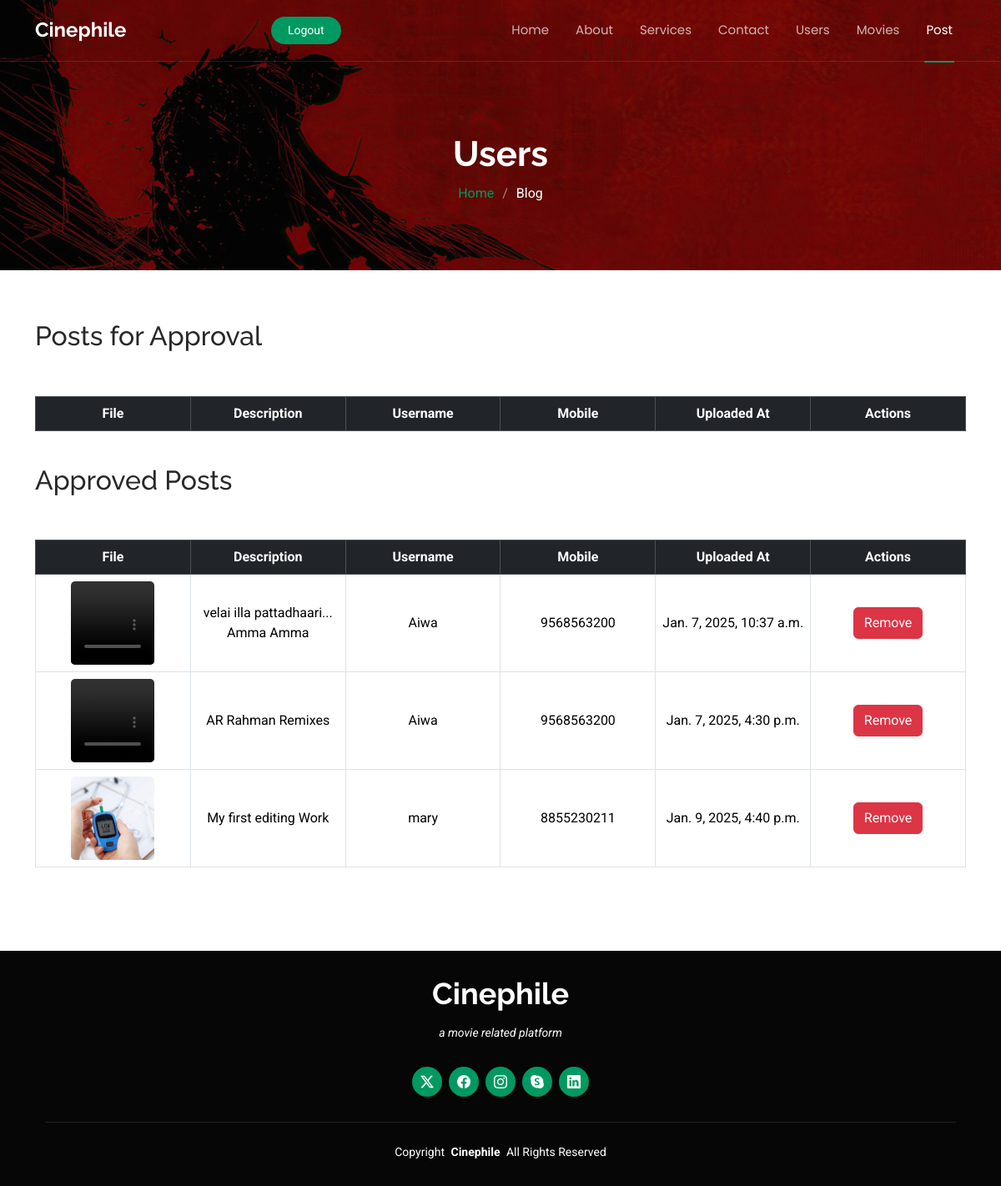
Screenshot of /post_approval/ (signed in) with the database file from the repository.
### cinephile/models.py (models this page shows, shortened)
class AspirantPosts(models.Model):
    user = models.ForeignKey(User, on_delete=models.CASCADE)
    description = models.TextField()
    file = models.FileField()
    uploaded_at = models.DateTimeField(auto_now_add=True)
    verification = models.BooleanField(default=False)
    def get_file_type(self):
        extension = self.file.name.split('.')[-1].lower()
        if extension in ['jpg', 'jpeg', 'png', 'gif']:
            return 'image'
        elif extension in ['mp4', 'avi', 'mov']:
            return 'video'
        elif extension in ['doc', 'docx', 'pdf', 'xlsx']:
            return 'document'
        return 'other'

class User(AbstractUser):
    USER_ROLES = [
        ('critics', 'Critics'),
        ('aspirant', 'Aspirant'),
        ('agency', 'Agency'),
    ]
    mobile = models.CharField(max_length=15, blank=True, null=True)
    location = models.CharField(max_length=100, blank=True, null=True)
    role = models.CharField(max_length=10, choices=USER_ROLES, blank=True, null=True)
    image = models.ImageField(upload_to='profile_image/', blank=True, null=True)
    verification_status = models.BooleanField(default=False)

### cinephile/views.py (the view, shortened to what this page needs)
# urls.py: path('post_approval/', views.post_approval, name='post_approval'),
@login_required
def post_approval(request):
    posts = AspirantPosts.objects.filter(verification=False)
    approved_posts = AspirantPosts.objects.filter(verification=True)
    return render(request, 'post_approval.html', {'posts': posts, 'approved_posts': approved_posts})

### templates/post_approval.html (shortened to what this page needs)
{% load static %}
<!DOCTYPE html>
<html lang="en">
<head>
  <link href="{% static 'assets/vendor/bootstrap/css/bootstrap.min.css' %}" rel="stylesheet">
  <link href="{% static 'assets/vendor/bootstrap-icons/bootstrap-icons.css' %}" rel="stylesheet">
  <link href="{% static 'assets/vendor/aos/aos.css' %}" rel="stylesheet">
  <link href="{% static 'assets/vendor/glightbox/css/glightbox.min.css' %}" rel="stylesheet">
  <link href="{% static 'assets/vendor/swiper/swiper-bundle.min.css' %}" rel="stylesheet">
  <link href="{% static 'assets/css/main.css' %}" rel="stylesheet">
</head>
<body class="blog-page">
  <header id="header" class="header d-flex align-items-center fixed-top">
    <div class="container position-relative d-flex align-items-center justify-content-between">
      <a href="#" class="logo d-flex align-items-center me-auto me-xl-0">
        <h1 class="sitename">Cinephile</h1>
      </a>
      <nav id="navmenu" class="navmenu">
        <ul>
          <li><a href="{% url 'admin_index' %}">Home</a></li>
          <li><a href="#about">About</a></li>
          <li><a href="#services">Services</a></li>
          <li><a href="#contact">Contact</a></li>
          <li><a href="{% url 'user_approval' %}">Users</a></li>
          <li><a href="{% url 'add_movie' %}">Movies</a></li>
          <li><a href="{% url 'post_approval' %}" class="active">Post</a></li>
      </nav>
      <a class="cta-btn" href="{% url 'logout' %}">Logout</a>
    </div>
  </header>
  <main class="main">
    <div class="page-title dark-background" data-aos="fade" style="background-image: url(../static/assets/img/batman_fanart-wallpaper-2560x1080.jpg);">
      <div class="container position-relative">
        <h1>Users</h1>
        <nav class="breadcrumbs">
          <ol>
            <li><a href="{% url 'admin_index' %}">Home</a></li>
            <li class="current">Blog</li>
          </ol>
        </nav>
      </div>
    </div>
    <section id="blog-posts" class="blog-posts section">
      <div class="container">
            <h2>Posts for Approval</h2><br>
                <table class="table table-bordered table-hover" data-aos="fade-up" data-aos-delay="100">
                  <thead class="table-dark">
                    <tr>
                      <th>File</th>
                      <th>Description</th>
                      <th>Username</th>
                      <th>Mobile</th>
                      <th>Uploaded At</th>
                      <th>Actions</th>
                    </tr>
                  </thead>
                </table><br>
                <h2>Approved Posts</h2><br>
                <table class="table table-bordered table-hover" data-aos="fade-up" data-aos-delay="100">
                    <thead class="table-dark">
                      <tr>
                        <th>File</th>
                        <th>Description</th>
                        <th>Username</th>
                        <th>Mobile</th>
                        <th>Uploaded At</th>
                        <th>Actions</th>
                      </tr>
                    </thead>
                    <tbody>
                      {% for post in approved_posts %}
                      <tr>
                          <td>
                              {% if post.file %}
                                  {% if post.get_file_type == 'image' %}
                                      <img src="{{ post.file.url }}" alt="Uploaded Image" class="table-image">
                                  {% elif post.get_file_type == 'video' %}
                                      <video controls class="table-image">
                                          <source src="{{ post.file.url }}" type="video/mp4">
                                      </video>
                                  {% elif post.get_file_type == 'document' %}
                                      <a href="{{ post.file.url }}" target="_blank" class="btn btn-primary">View Document</a>
                                  {% else %}
                                      <a href="{{ post.file.url }}" target="_blank">Download File</a>
                                  {% endif %}
                              {% else %}
                                  <p>No file available</p>
                              {% endif %}
                          </td>
                      <td>{{ post.description }}</td>
                      <td> {{ post.user.username }} </td>
                          <td> {{ post.user.mobile }} </td>
                          <td> {{ post.uploaded_at }} </td>
                          <td>
                          <form action="/post_approval/" method="POST" data-aos="fade-up" data-aos-delay="200">
                              <button name="action" value="remove" type="submit" class="btn btn-danger" onclick="return remove()">Remove</button></td>
                      </tr>
                      {% endfor %}
                    </tbody>
                  </table><br>
          </div>
    </section>
  </main>
  <footer id="footer" class="footer dark-background">
    <div class="container">
      <h3 class="sitename">Cinephile</h3>
      <p>a movie related platform</p>
      <div class="social-links d-flex justify-content-center">
        <a href=""><i class="bi bi-twitter-x"></i></a>
        <a href=""><i class="bi bi-facebook"></i></a>
        <a href=""><i class="bi bi-instagram"></i></a>
        <a href=""><i class="bi bi-skype"></i></a>
        <a href=""><i class="bi bi-linkedin"></i></a>
      </div>
      <div class="container">
        <div class="copyright">
          <span>Copyright</span> <strong class="px-1 sitename">Cinephile</strong> <span>All Rights Reserved</span>
        </div>
      </div>
    </div>
  </footer>
</body>
</html>

### templates/post_approval.html (style rules this page uses)
table { table-layout: fixed; width: 100%; border-collapse: collapse; margin-top: 20px; }
th, td { text-align: center; vertical-align: middle; overflow: hidden; word-wrap: break-word; padding: 10px; }
.table-image { height: 100px; width: 100px; object-fit: cover; display: block; margin: auto; border-radius: 5px; }

### rows the page displays
AspirantPosts: description "velai illa pattadhaari... Amma Amma", user.username "Aiwa", user.mobile "9568563200", uploaded_at "Jan. 7, 2025, 10:37 a.m."
AspirantPosts: description "AR Rahman Remixes", user.username "Aiwa", user.mobile "9568563200", uploaded_at "Jan. 7, 2025, 4:30 p.m."
AspirantPosts: file (picture), description "My first editing Work", user.username "mary", user.mobile "8855230211", uploaded_at "Jan. 9, 2025, 4:40 p.m."
